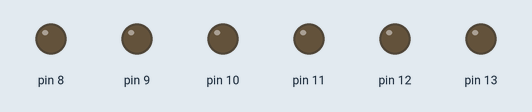
This sketch was run on a simulated Arduino Uno, built with avr-gcc and run on an emulated ATmega328P. Parts: output pins drawn as LEDs (lit = HIGH).

Above: at 0.2 s.
At 0.7 s:
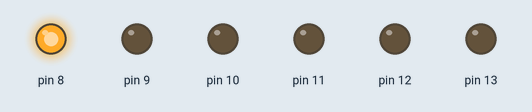
At 1.2 s:
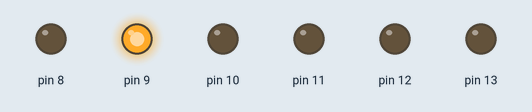
At 2.7 s:
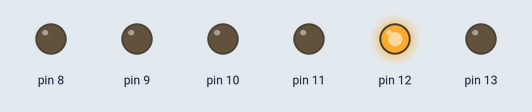
At 4.7 s:
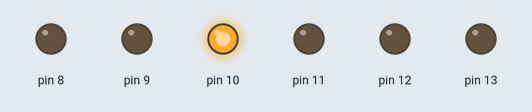
At 6.2 s:
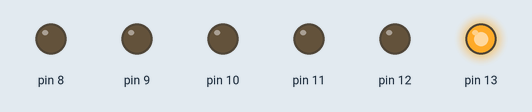
Timing chart, 0 to 6.9 s (numbered marks = the images above):
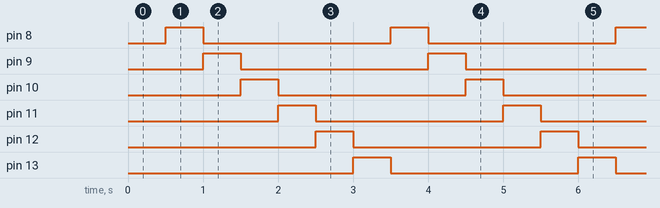

The sketch:

blinker_led_array.ino
```cpp
const int led [6] = {8,9,10,11,12,13};

void setup() {
  for (int i : led){
  pinMode(i, OUTPUT);
  }
}

void loop() {

  for(int i=-1;i<6;i++){
    int x=led[i];
    digitalWrite(x,HIGH);
    delay (500);
    digitalWrite(x,LOW);
    if(i==5){
      i=-1;
      }
    }
}
```

Measured:
- by itself, pin 8–13: alternates HIGH for 0.50 s and LOW for 2.5 s
- by itself, everything shown: repeats every 3.0 s, in 6 steps
